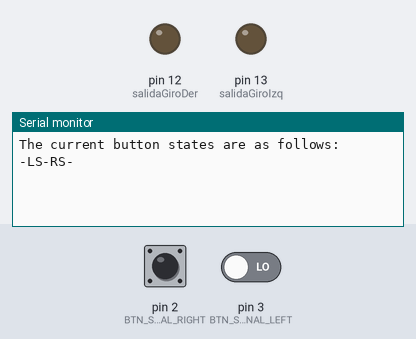
Simulated run of this sketch. Board: Arduino Uno, built with avr-gcc and run on an emulated ATmega328P. On the bench: output pins drawn as LEDs (lit = HIGH), the last lines printed to the serial monitor. The inputs (shaded band) are chosen by the test bench; at power-on: pin 2 (BTN_SIGNAL_RIGHT) LOW, pin 3 (BTN_SIGNAL_LEFT) LOW.

Above: at 1.2 s.
1.3 s: pin 2 (BTN_SIGNAL_RIGHT) pulled HIGH for 0.15 s
At 2.3 s:
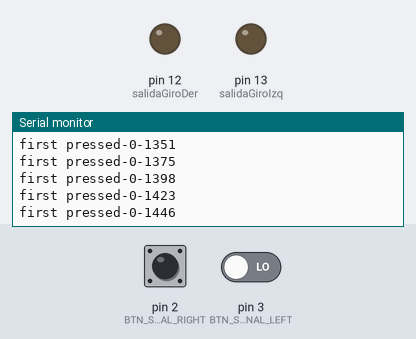
2.9 s: pin 2 (BTN_SIGNAL_RIGHT) driven HIGH and pin 3 (BTN_SIGNAL_LEFT) driven HIGH
At 3.9 s:
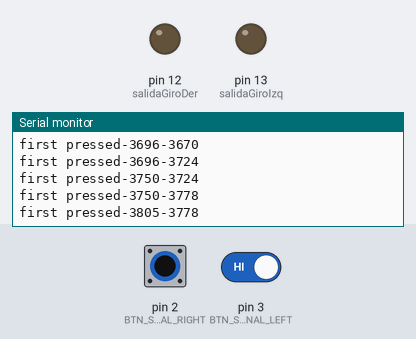
Timing chart, 0 to 5.9 s (numbered marks = the images above; inputs shaded):
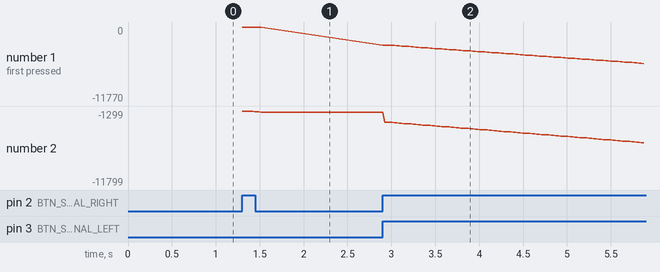

Measured:
- after the input at 1.3 s, the serial monitor: prints a new line at once (image 1)
- after the input at 2.9 s, the serial monitor: prints a new line at once (image 2)
- plotted number 1: 0 → -11770 after the input at 2.9 s
- plotted number 2: -1446 → -11799 after the input at 2.9 s

The sketch:

motoMod.ino
```cpp
const int BTN_SIGNAL_LEFT = 3;
const int BTN_SIGNAL_RIGHT = 2;

const int salidaGiroIzq =  13;
const int salidaGiroDer =  12;

long IzqOnTime = 0;
long IzqlastSwitchTime = 0;

long DerOnTime = 0;
long DerlastSwitchTime = 0;

int bounceTime = 60;
int holdTime = 250;
int doubleTime = 750;
int hold = 0;
int single = 0;
int lastReading = LOW;


//LEFT SIGNAL
int LSbuttonState = LOW;         // current state of the button
int LSlastButtonState = LOW;     // previous state of the button
//RIGHT SIGNAL
int RSbuttonState = LOW;         // current state of the button
int RSlastButtonState = LOW;     // previous state of the button


//long previousMillis = 0;        // will store last time LED was updated
//long interval = 200;           // interval at which to blink (milliseconds)

//FUNCTIONS////////////////////////////////////////////////////////////////
void CheckButtonState(int buttonPin, long &buttonTimer, int &buttonState, int &lastButtonState);
//void CheckSignal (int &othersignal);

void setup() {
  pinMode(salidaGiroIzq, OUTPUT);
  pinMode(salidaGiroDer, OUTPUT);
  pinMode(BTN_SIGNAL_RIGHT, INPUT);
  pinMode(BTN_SIGNAL_LEFT, INPUT);
  Serial.begin(9600);
  Serial.println("The current button states are as follows:");
  Serial.println("-LS-RS-");
}

void loop(){
    CheckButtonState (BTN_SIGNAL_LEFT,  IzqOnTime, LSbuttonState, LSlastButtonState);
    CheckButtonState (BTN_SIGNAL_RIGHT, DerOnTime, RSbuttonState, RSlastButtonState);
   // Serial.print("--");
   // Serial.print(IzqOnTime);
   // Serial.print("--");
   // Serial.print(DerOnTime);
   // Serial.print("--");
   // Serial.println(" ");
}  //loop
void CheckButtonState (int buttonPin, long &buttonTimer, int &buttonState, int &lastButtonState){
    // read the pushbutton input pin:
    buttonState = digitalRead(buttonPin);
    //f
    if (buttonState == HIGH && lastButtonState == LOW) {
        buttonTimer = millis();
        Serial.print("first pressed-");
        Serial.print(IzqOnTime);
        Serial.print("-");
        Serial.print(DerOnTime);
        //Serial.print(buttonPin);
        Serial.println(" ");
    }
    //held
    if (buttonState == HIGH && lastButtonState == HIGH) {
        if ((millis() - buttonTimer) > holdTime) {
            //invertLED();
            //Serial.print("hold-");
            //Serial.print(IzqOnTime);
            //Serial.print(IzqOnTime);
            //Serial.println(" ");
            hold = 1;
        }
    }
    //released
    if (buttonState == LOW && lastButtonState == HIGH) {
        if (((millis() - buttonTimer) > bounceTime) && hold != 1) {
             /*
             if ((millis() - buttonTimer) >= doubleTime) {
                 single = 1;
                 buttonTimer = millis();
             }
             if ((millis() - buttonTimer) < doubleTime) {
                 Serial.println("double press");
                 single = 0;
                 buttonTimer = millis();
             }
             */
        }
        if (hold == 1) {
            Serial.println("held");
            //digitalWrite(led2, LEDstate);
            hold = 0;
        }
   }
   lastReading = buttonState;
   if (single == 1 && (millis() - buttonTimer) > doubleTime) {
       Serial.println("single press");
       single = 0;
   }
}
```
